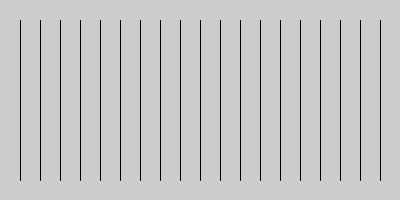
Frame 1 (no input)
Frame 60 (the mouse pressed at the canvas centre just before this capture): identical to frame 1, image omitted
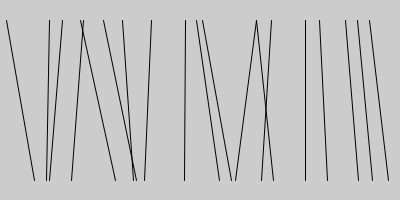
Frame 120 (the mouse held since frame 60 and released just before this capture)

The Processing sketch that drew these frames (run headless with seeded random() and noise(); from frame 60 on, the mouse is pressed at the canvas centre):

// Processing sketch: sketch_05
// ── sketch_05.pde
void setup() {
  size(400, 200);
}

void draw() {
  background(204);
  for (int x = 20; x < width; x += 20) {
    float mx = mouseX / 10;
    float offsetA = random(-mx, mx);
    float offsetB = random(-mx, mx);
    line(x + offsetA, 20, x - offsetB, height-20);
  }
}
